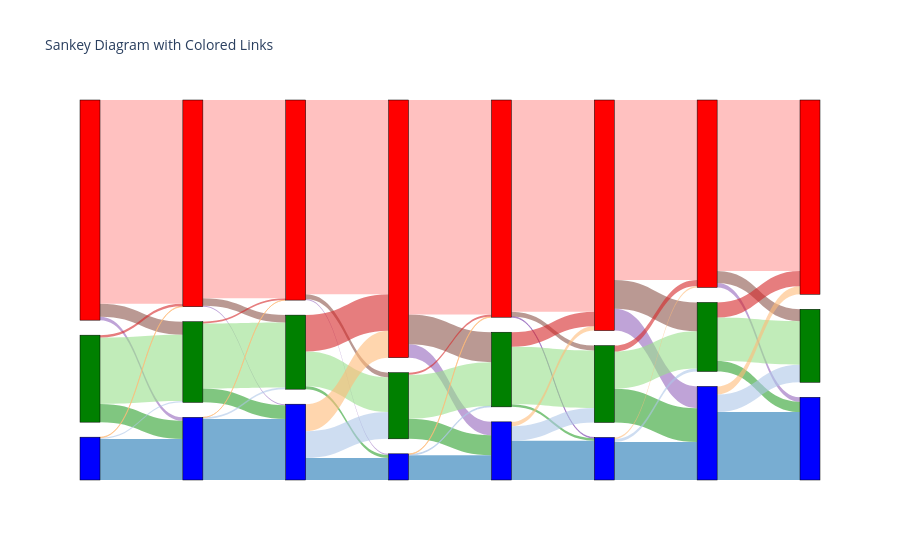

Here is the notebook cell this chart was saved with:
### Markdown cell above
# Sankey Plot

### Code cell
source, target, value, link_colors = [], [], [], []

# Define all possible transitions
transitions = ['multi', 'single', 'NE']
transition_index = {(from_t, to_t): i * 3 + j for i, from_t in enumerate(transitions) for j, to_t in enumerate(transitions)}
transition_colors = {
    ('multi', 'multi'): 'rgba(31, 119, 180, 0.6)',
    ('multi', 'single'): 'rgba(174, 199, 232, 0.6)',
    ('multi', 'NE'): 'rgba(255, 187, 120, 0.6)',
    ('single', 'multi'): 'rgba(44, 160, 44, 0.6)',
    ('single', 'single'): 'rgba(152, 223, 138, 0.6)',
    ('single', 'NE'): 'rgba(214, 39, 40, 0.6)',
    ('NE', 'multi'): 'rgba(148, 103, 189, 0.6)',
    ('NE', 'single'): 'rgba(140, 86, 75, 0.6)',
    ('NE', 'NE'): 'rgba(255, 152, 150, 0.6)'
}

for col in range(1, results.shape[1] - 1):
    s = [(col - 1) * 3 + i for i in range(3)] * 3
    t = sum([[col * 3 + i] * 3 for i in range(3)], [])

    source.extend(s)
    target.extend(t)

    # Count transitions
    counts = {k: 0 for k in transition_index}
    for from_val, to_val in zip(results.iloc[:, col], results.iloc[:, col + 1]):
        if from_val in transitions and to_val in transitions:
            counts[(from_val, to_val)] += 1

    # Fill values in the correct order
    for to_t in transitions:
        for from_t in transitions:
            value.append(counts[(from_t, to_t)])
            link_colors.append(transition_colors[(from_t, to_t)])

# Define node labels and colors
num_steps = results.shape[1] - 1
node_labels = sum([[f" " for label in transitions] for step in range(num_steps)], [])
node_colors = (['blue', 'green', 'red'] * num_steps)

fig = go.Figure(data=[go.Sankey(
    node=dict(
        pad=15,
        thickness=20,
        line=dict(color="black", width=0.5),
        label=node_labels,
        color=node_colors
    ),
    link=dict(
        source=source,
        target=target,
        value=value,
        color=link_colors
    )
)])

fig.update_layout(title_text="Sankey Diagram with Colored Links", font_size=10)
fig.show()

### Figure 1 — Plotly figure (JSON) as saved in the notebook; plotly's stock layout.template omitted (floating-point values rounded to 4 significant figures)
{"data": [{"link": {"color": ["rgba(31, 119, 180, 0.6)", "rgba(44, 160, 44, 0.6)", "rgba(148, 103, 189, 0.6)", "rgba(174, 199, 232, 0.6)", "rgba(152, 223, 138, 0.6)", "rgba(140, 86, 75, 0.6)", "rgba(255, 187, 120, 0.6)", "rgba(214, 39, 40, 0.6)", "rgba(255, 152, 150, 0.6)", "rgba(31, 119, 180, 0.6)", "rgba(44, 160, 44, 0.6)", "rgba(148, 103, 189, 0.6)", "rgba(174, 199, 232, 0.6)", "rgba(152, 223, 138, 0.6)", "rgba(140, 86, 75, 0.6)", "rgba(255, 187, 120, 0.6)", "rgba(214, 39, 40, 0.6)", "rgba(255, 152, 150, 0.6)", "rgba(31, 119, 180, 0.6)", "rgba(44, 160, 44, 0.6)", "rgba(148, 103, 189, 0.6)", "rgba(174, 199, 232, 0.6)", "rgba(152, 223, 138, 0.6)", "rgba(140, 86, 75, 0.6)", "rgba(255, 187, 120, 0.6)", "rgba(214, 39, 40, 0.6)", "rgba(255, 152, 150, 0.6)", "rgba(31, 119, 180, 0.6)", "rgba(44, 160, 44, 0.6)", "rgba(148, 103, 189, 0.6)", "rgba(174, 199, 232, 0.6)", "rgba(152, 223, 138, 0.6)", "rgba(140, 86, 75, 0.6)", "rgba(255, 187, 120, 0.6)", "rgba(214, 39, 40, 0.6)", "rgba(255, 152, 150, 0.6)", "rgba(31, 119, 180, 0.6)", "rgba(44, 160, 44, 0.6)", "rgba(148, 103, 189, 0.6)", "rgba(174, 199, 232, 0.6)", "rgba(152, 223, 138, 0.6)", "rgba(140, 86, 75, 0.6)", "rgba(255, 187, 120, 0.6)", "rgba(214, 39, 40, 0.6)", "rgba(255, 152, 150, 0.6)", "rgba(31, 119, 180, 0.6)", "rgba(44, 160, 44, 0.6)", "rgba(148, 103, 189, 0.6)", "rgba(174, 199, 232, 0.6)", "rgba(152, 223, 138, 0.6)", "rgba(140, 86, 75, 0.6)", "rgba(255, 187, 120, 0.6)", "rgba(214, 39, 40, 0.6)", "rgba(255, 152, 150, 0.6)", "rgba(31, 119, 180, 0.6)", "rgba(44, 160, 44, 0.6)", "rgba(148, 103, 189, 0.6)", "rgba(174, 199, 232, 0.6)", "rgba(152, 223, 138, 0.6)", "rgba(140, 86, 75, 0.6)", "rgba(255, 187, 120, 0.6)", "rgba(214, 39, 40, 0.6)", "rgba(255, 152, 150, 0.6)"], "source": [0, 1, 2, 0, 1, 2, 0, 1, 2, 3, 4, 5, 3, 4, 5, 3, 4, 5, 6, 7, 8, 6, 7, 8, 6, 7, 8, 9, 10, 11, 9, 10, 11, 9, 10, 11, 12, 13, 14, 12, 13, 14, 12, 13, 14, 15, 16, 17, 15, 16, 17, 15, 16, 17, 18, 19, 20, 18, 19, 20, 18, 19, 20], "target": [3, 3, 3, 4, 4, 4, 5, 5, 5, 6, 6, 6, 7, 7, 7, 8, 8, 8, 9, 9, 9, 10, 10, 10, 11, 11, 11, 12, 12, 12, 13, 13, 13, 14, 14, 14, 15, 15, 15, 16, 16, 16, 17, 17, 17, 18, 18, 18, 19, 19, 19, 20, 20, 20, 21, 21, 21, 22, 22, 22, 23, 23, 23], "value": [3410, 1518, 277, 107, 5508, 1086, 42, 203, 16931, 5068, 1143, 89, 133, 5415, 606, 4, 143, 16481, 1830, 247, 98, 2223, 2894, 380, 2247, 3013, 16150, 2049, 1676, 1106, 75, 3640, 2487, 51, 181, 17817, 3269, 208, 58, 1191, 4794, 401, 371, 1200, 17590, 3163, 2804, 1807, 243, 3092, 2398, 129, 490, 14956, 5647, 859, 367, 1458, 3620, 989, 669, 1254, 14219]}, "node": {"color": ["blue", "green", "red", "blue", "green", "red", "blue", "green", "red", "blue", "green", "red", "blue", "green", "red", "blue", "green", "red", "blue", "green", "red", "blue", "green", "red"], "label": [" ", " ", " ", " ", " ", " ", " ", " ", " ", " ", " ", " ", " ", " ", " ", " ", " ", " ", " ", " ", " ", " ", " ", " "], "line": {"color": "black", "width": 0.5}, "pad": 15, "thickness": 20}, "type": "sankey"}], "layout": {"autosize": true, "font": {"size": 10}, "title": {"text": "Sankey Diagram with Colored Links"}}}
